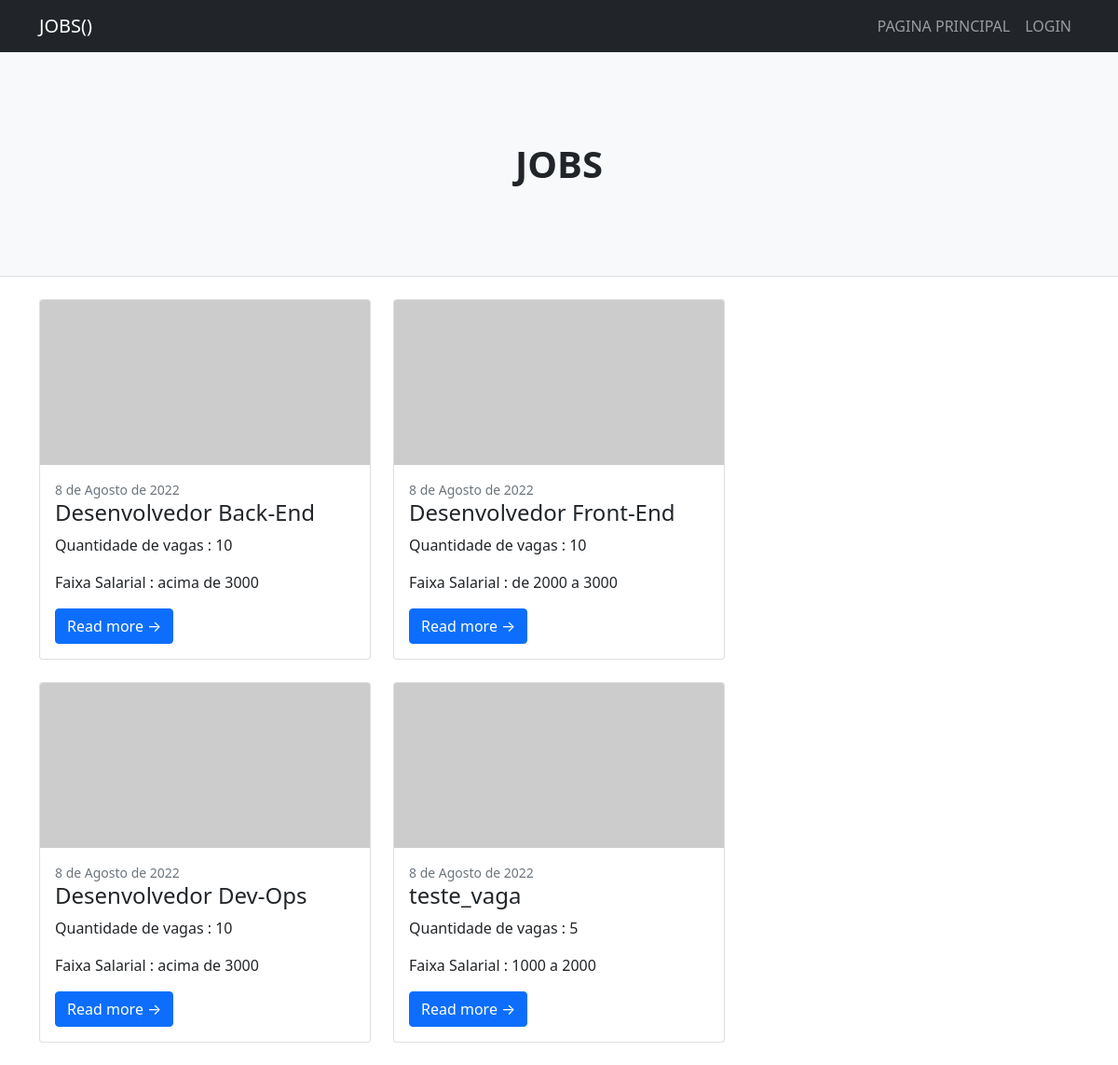
The page / on the database its author committed.
### vagas/models.py (models this page shows, shortened)
class Vaga(models.Model):
    salarial = (
        ('Até 1000','Até 1000'),
        ('de 1000 a 2000','de 1000 a 2000'),
        ('de 2000 a 3000','de 2000 a 3000'),
        ('Acima de 3000','Acima de 3000')
    )
    escolaridade_list = (
        ('Ensino fundamental', 'Ensino fundamental'),
        ('Ensino médio', 'Ensino médio'),
        ('Tecnólogo', 'Tecnólogo'),
        ('Ensino Superior', 'Ensino Superior'),
        ('Pós / MBA / Mestrado', 'Pós / MBA / Mestrado'),
        ('Doutorado', 'Doutorado')
    )
    pessoa = models.ForeignKey(User, on_delete=models.CASCADE)
    nome_vaga = models.CharField(max_length=70)
    descricao_vaga = models.TextField()
    date = models.DateField(default=datetime.now, blank=True)
    qtd_vagas = models.IntegerField(default=0)
    faixa_salarial = models.CharField(max_length=50, choices=salarial)
    escolaridade = models.CharField( max_length=40 , choices=escolaridade_list)
    inscritos_na_vaga = models.CharField(max_length=100)
    qtd_inscritos = models.IntegerField(default=0)

### usuarios/views.py (the view)
# urls.py: path('', views.index, name='index'),
def index(request):
    vagas = Vaga.objects.all()
    dados = {
        'vagas' : vagas
    }
    return render(request, 'index.html', dados)

### templates/index.html (shortened to what this page needs)
{% extends 'partials/base.html'%}
{% load static %}
{% block content %}
        {% include 'partials/menu.html' %}
        <header class="py-5 bg-light border-bottom mb-4">
            <div class="container">
                <div class="text-center my-5">
                    <h1 class="fw-bolder">JOBS</h1>
                </div>
            </div>
        </header>
        <div class="container">
            <div class="row">
                <div class="col-lg-8">
                    <div class="row">
                        {% for vaga in vagas %}
                        <div class="col-lg-6">
                            <div class="card mb-4">
                                <a href="#!"><img class="card-img-top" src="https://dummyimage.com/700x350/dee2e6/6c757d.jpg" alt="..." /></a>
                                <div class="card-body">
                                    <div class="small text-muted">{{vaga.date}}</div>
                                    <h2 class="card-title h4">{{vaga.nome_vaga}}</h2>
                                    <p class="card-text">Quantidade de vagas : {{vaga.qtd_vagas}}</p>
                                    <p class="card-text">Faixa Salarial : {{vaga.faixa_salarial}}</p>
                                    <a class="btn btn-primary" href="saibamais/{{vaga.id}}">Read more →</a>
                                </div>
                            </div>
                        </div>
                        {% endfor %}
                    </div>
                </div>
{% endblock %}

### templates/partials/base.html (shortened to what this page needs)
{% load static%}
<!DOCTYPE html>
<html lang="en">
    <head>
        <link href="{% static 'css/styles_bootstrap.css' %}" rel="stylesheet" />
    </head>
    <body>
        {% block content %} {% endblock %}
    </body>
</html>

### templates/partials/menu.html (shortened to what this page needs)
{% load static %}
<nav class="navbar navbar-expand-lg navbar-dark bg-dark">
    <div class="container">
        <a class="navbar-brand" href="#!">JOBS({{user.username}})</a>
        <div class="collapse navbar-collapse" id="navbarSupportedContent">
            <ul class="navbar-nav ms-auto mb-2 mb-lg-0">
                {% if user.is_authenticated %}
                    {% if user.first_name == 'USR' %}
                        <li class="nav-item"><a class="nav-link" href="{% url 'logout' %}">LOGOUT</a></li>
                        <li class="nav-item"><a class="nav-link" href="{% url 'index' %}">PAGINA PRINCIPAL</a></li>
                    {% endif %}
                    {% if user.first_name == 'ADM' %}
                        <li class="nav-item"><a class="nav-link" href="{% url 'logout' %}">LOGOUT</a></li>
                        <li class="nav-item"><a class="nav-link" href="{% url 'index' %}">PAGINA PRINCIPAL</a></li>
                        <li class="nav-item"><a class="nav-link" href="{% url 'dashboard_empresa' %}">DASHBOARD</a></li>
                        <li class="nav-item"><a class="nav-link" href="{% url 'criar_vaga' %}">CRIAR VAGA</a></li>
                    {% endif %}
                {% else %}
                    <li class="nav-item"><a class="nav-link" href="{% url 'index' %}">PAGINA PRINCIPAL</a></li>
                    <li class="nav-item"><a class="nav-link" href="{% url 'login' %}">LOGIN</a></li>
                {% endif %}
            </ul>
        </div>
    </div>
</nav>

### rows shown on the page
Vaga: date "8 de Agosto de 2022", nome_vaga "Desenvolvedor Back-End", qtd_vagas "10", faixa_salarial "acima de 3000"
Vaga: date "8 de Agosto de 2022", nome_vaga "Desenvolvedor Front-End", qtd_vagas "10", faixa_salarial "de 2000 a 3000"
Vaga: date "8 de Agosto de 2022", nome_vaga "Desenvolvedor Dev-Ops", qtd_vagas "10", faixa_salarial "acima de 3000"
Vaga: date "8 de Agosto de 2022", nome_vaga "teste_vaga", qtd_vagas "5", faixa_salarial "1000 a 2000"
